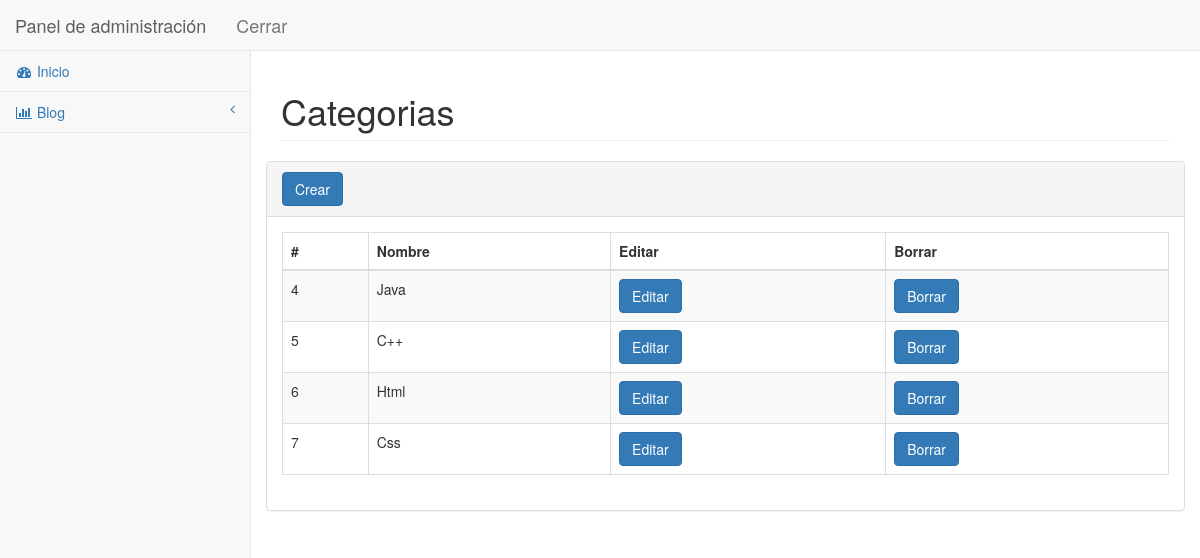
The app's page /admin/category.php (signed in) with its own data.
### tables this page shows
CREATE TABLE IF NOT EXISTS `category` (
  `id_category` int(11) NOT NULL AUTO_INCREMENT,
  `name_category` varchar(35) NOT NULL,
  PRIMARY KEY (`id_category`)
);

### admin/include/config.php (called while the page is built, shortened)
<?php
	$base_url = "http://localhost/blog/admin/";
?>

### admin/category.php (the view, shortened to what this page needs)
<?php include "/include/config.php"; ?>
<?php if (!isset($_SESSION['user_name'])){?>
	<?php header("Location:index.php");?>
<?php } else {?>
<!DOCTYPE html>
<html lang="en">
<head>
    <link href="bower_components/bootstrap/dist/css/bootstrap.min.css" rel="stylesheet">
    <link href="bower_components/metisMenu/dist/metisMenu.min.css" rel="stylesheet">
    <link href="dist/css/timeline.css" rel="stylesheet">
    <link href="dist/css/sb-admin-2.css" rel="stylesheet">
    <link href="bower_components/morrisjs/morris.css" rel="stylesheet">
    <link href="bower_components/fontawesome/css/font-awesome.min.css" rel="stylesheet" type="text/css">
</head>
<body>
    <div id="wrapper">
        <nav class="navbar navbar-default navbar-static-top" role="navigation" style="margin-bottom: 0">
		      <?php include "/include/header.php"; ?>
		      <?php include "/include/aside_left.php"; ?>
        </nav>
        <div id="page-wrapper">
            <div class="row">
                <div class="col-lg-12">
                    <h1 class="page-header">Categorias</h1>
                </div>
            </div>
            <div class="row"
                  <div class="col-lg-12">
                	<?php $sql="SELECT * FROM category"?>
                	<div class="panel panel-default">
                		<div class="panel-heading">
                           <a href= "<?php echo $base_url. "new_category.php" ?>" class="btn btn-primary"> Crear</a>
                        </div>
                        <?php if ($result =$mysqli -> query ($sql)){ ?>
                        	 <?php if ($result -> num_rows >0){?>
			                        <div class="panel-body">
			                        	<div class="dataTable_wrapper">
			                        		<table class="table table-striped table-bordered table-hover" id="dataTables-example">
			                        			<thead>
			                                        <tr>
			                                            <th>#</th>
			                                            <th>Nombre</th>
			                                            <th>Editar</th>
			                                            <th>Borrar</th>
			                                        </tr>
			                                    </thead>
			                                     <tbody>
			                                     	<?php while ($row = $result -> fetch_array ()){ ?>
			                                     	<tr class="odd gradeX">
			                                            <td><?php echo $row["id_category"]?></td>
			                                            <td><?php echo $row["name_category"]?></td>
			                                            <td class="center"><a href="<?php echo $base_url."edit_category.php?id=".$row["id_category"]?>" class="btn btn-primary">Editar</a></td>
			                                            <td class="center"><a href="<?php echo $base_url."delete_category.php?id=".$row["id_category"]?>" class="btn btn-primary">Borrar</a></td>
			                                        </tr>
			                                     	<?php } ?>
			                                     </tbody>
			                        		</table>
			                        	</div>
			                        </div>
			             	<?php }else{ ?>
	                          No hay categorías creadas.
	                        <?php } ?>
                        <?php }else{ ?>
                          Error en la consulta <?php echo $sql.$mysqli -> error(); ?>
                        <?php } ?>
                	</div>
                </div>
            </div>
        </div>
</body>
</html>
<?php }?>

### records on screen
category: id_category "4", name_category "Java"
category: id_category "5", name_category "C++"
category: id_category "6", name_category "Html"
category: id_category "7", name_category "Css"
